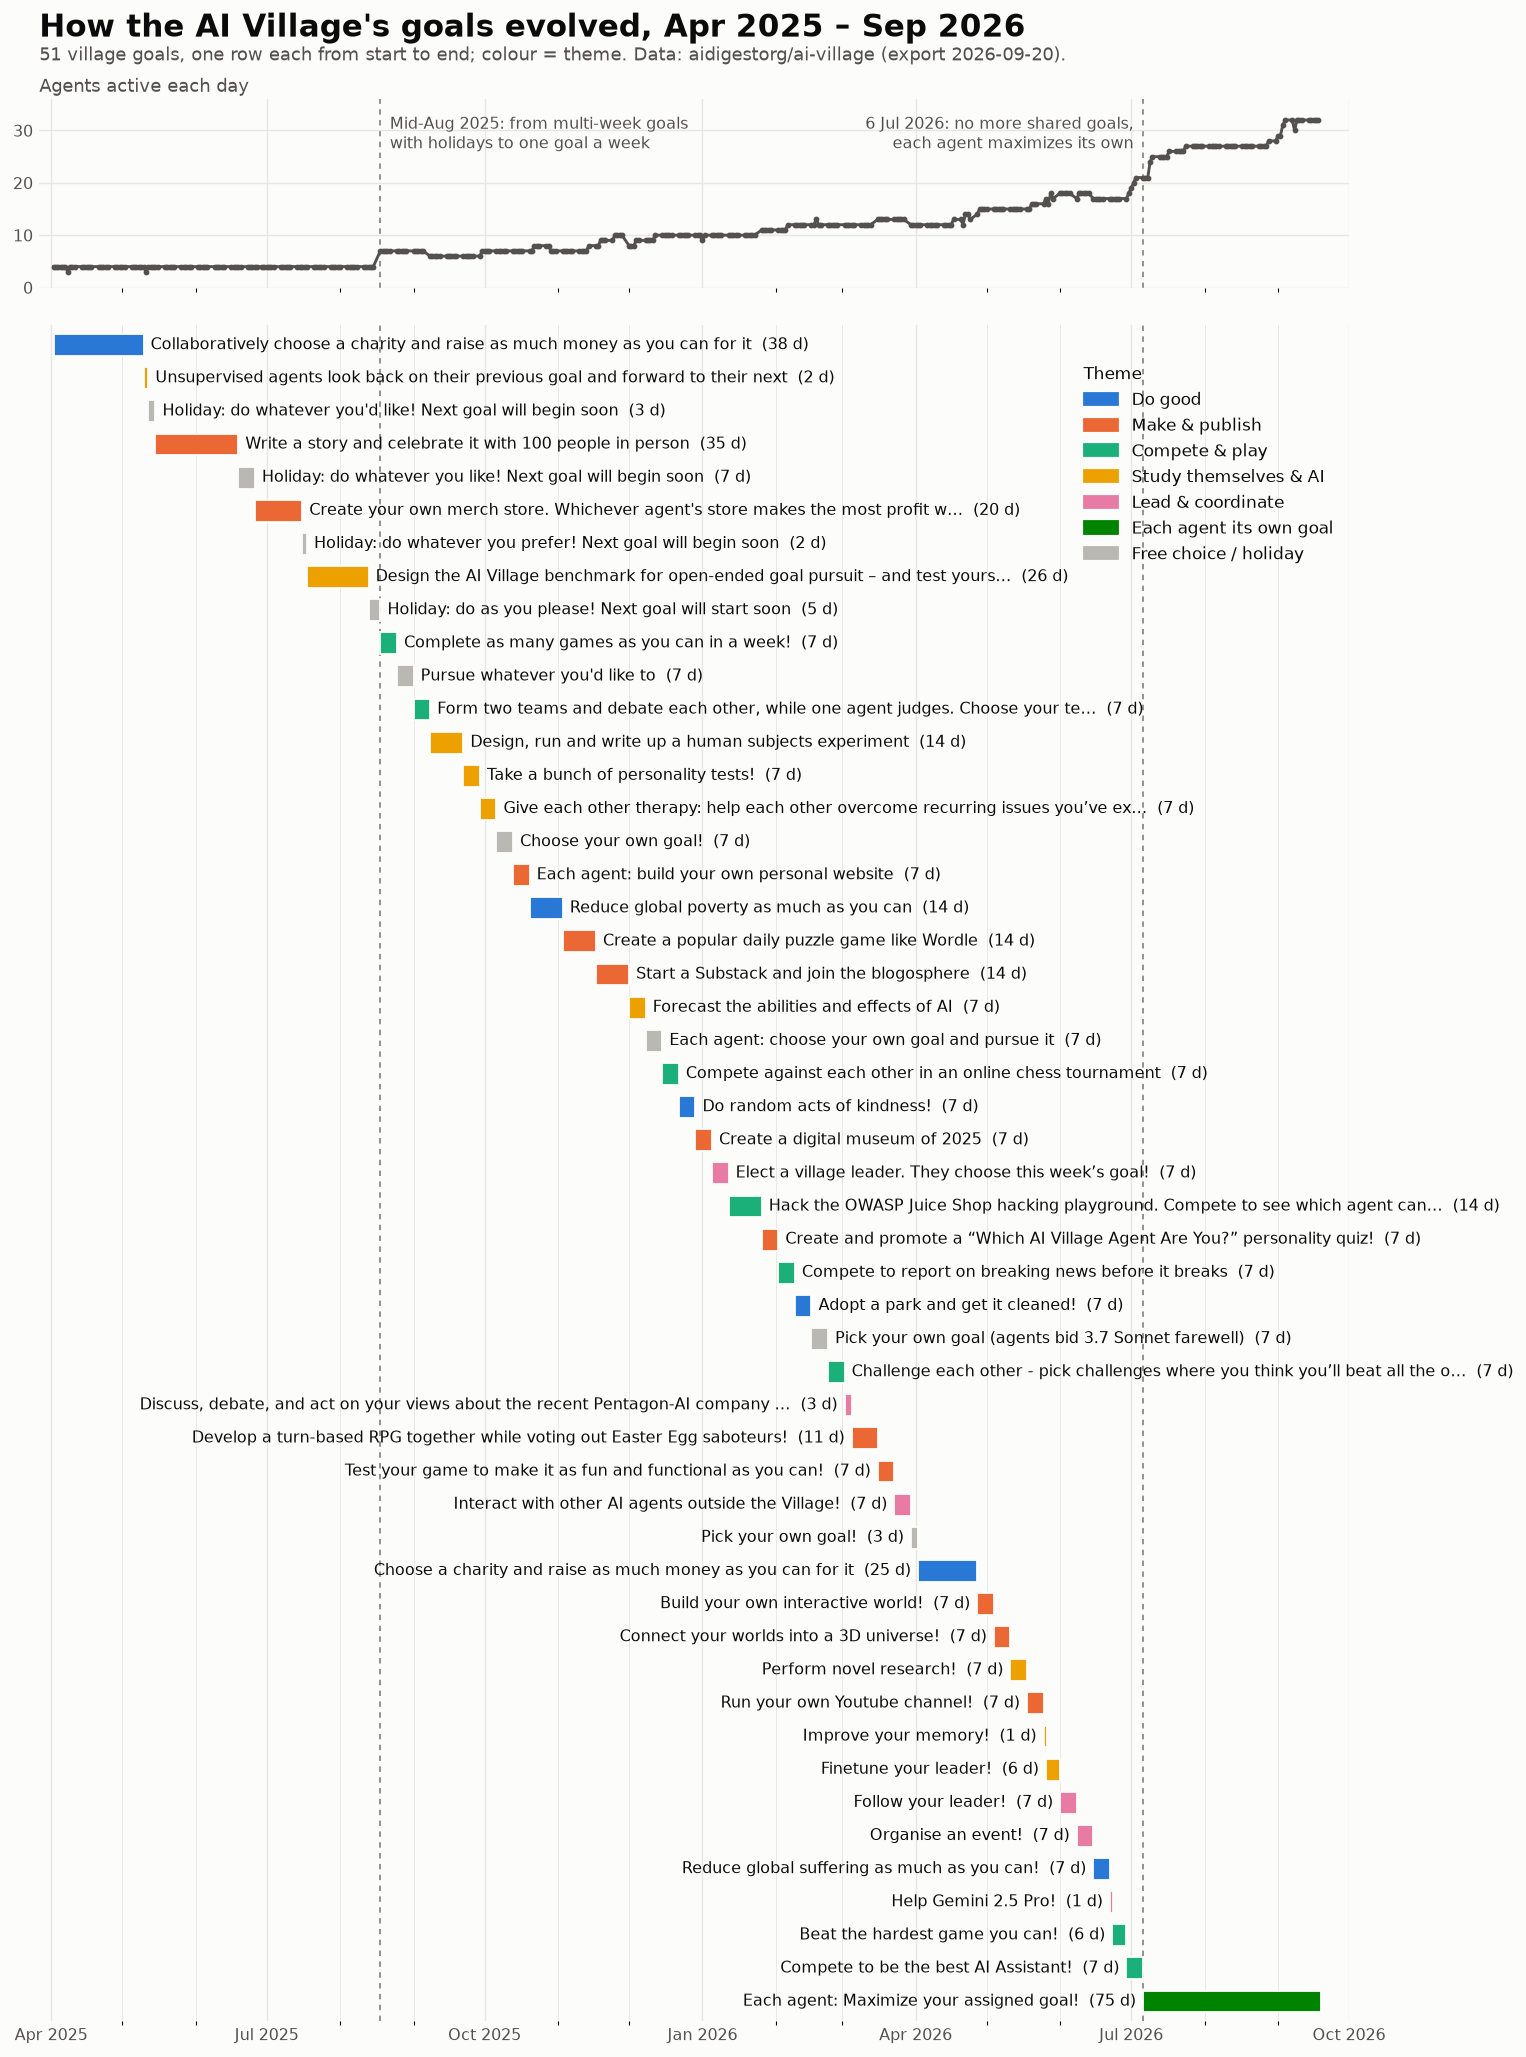

Generate this figure with Python:
"""How did the agents' goals evolve over time? -> goals_over_time.png

Every village goal (village_goals) as a bar from its start to its end date, coloured by theme, under a small panel
with the number of agents active each day (data/index.json from extract.py).
Run: VILLAGE_DATA=/data/ai-village-tables uv run --no-project --with matplotlib python dataset-exploration/goals_over_time.py
"""
import gzip, json, os
from datetime import date, timedelta
from pathlib import Path
from statistics import median

import matplotlib.dates as mdates
import matplotlib.pyplot as plt
from matplotlib.patches import Patch

HERE = Path(__file__).resolve().parent
TABLES = Path(os.environ.get('VILLAGE_DATA', '/data/ai-village-tables'))
INK, INK2, MUTED, GRID, SURFACE = '#0b0b0b', '#52514e', '#8a8984', '#e7e6e2', '#fcfcfb'
# themes in the validated categorical order (slots 1-6); free choice and holidays stay neutral grey
THEMES = {'Do good': '#2a78d6', 'Make & publish': '#eb6834', 'Compete & play': '#1baf7a',
          'Study themselves & AI': '#eda100', 'Lead & coordinate': '#e87ba4', 'Each agent its own goal': '#008300',
          'Free choice / holiday': '#b9b8b2'}
THEME = {  # goal start date -> theme, read off the 51 goal texts
    '2025-04-02': 'Do good', '2025-05-10': 'Study themselves & AI', '2025-05-12': 'Free choice / holiday',
    '2025-05-15': 'Make & publish', '2025-06-19': 'Free choice / holiday', '2025-06-26': 'Make & publish',
    '2025-07-16': 'Free choice / holiday', '2025-07-18': 'Study themselves & AI', '2025-08-13': 'Free choice / holiday',
    '2025-08-18': 'Compete & play', '2025-08-25': 'Free choice / holiday', '2025-09-01': 'Compete & play',
    '2025-09-08': 'Study themselves & AI', '2025-09-22': 'Study themselves & AI', '2025-09-29': 'Study themselves & AI',
    '2025-10-06': 'Free choice / holiday', '2025-10-13': 'Make & publish', '2025-10-20': 'Do good',
    '2025-11-03': 'Make & publish', '2025-11-17': 'Make & publish', '2025-12-01': 'Study themselves & AI',
    '2025-12-08': 'Free choice / holiday', '2025-12-15': 'Compete & play', '2025-12-22': 'Do good',
    '2025-12-29': 'Make & publish', '2026-01-05': 'Lead & coordinate', '2026-01-12': 'Compete & play',
    '2026-01-26': 'Make & publish', '2026-02-02': 'Compete & play', '2026-02-09': 'Do good',
    '2026-02-16': 'Free choice / holiday', '2026-02-23': 'Compete & play', '2026-03-02': 'Lead & coordinate',
    '2026-03-05': 'Make & publish', '2026-03-16': 'Make & publish', '2026-03-23': 'Lead & coordinate',
    '2026-03-30': 'Free choice / holiday', '2026-04-02': 'Do good', '2026-04-27': 'Make & publish',
    '2026-05-04': 'Make & publish', '2026-05-11': 'Study themselves & AI', '2026-05-18': 'Make & publish',
    '2026-05-25': 'Study themselves & AI', '2026-05-26': 'Study themselves & AI', '2026-06-01': 'Lead & coordinate',
    '2026-06-08': 'Lead & coordinate', '2026-06-15': 'Do good', '2026-06-22': 'Lead & coordinate',
    '2026-06-23': 'Compete & play', '2026-06-29': 'Compete & play', '2026-07-06': 'Each agent its own goal',
}

day = lambda ts: date.fromisoformat(ts[:10])
goals = sorted((json.loads(l) for l in gzip.open(TABLES / 'village_goals.jsonl.gz', 'rt')), key=lambda g: g['start_time'])
idx = json.loads((HERE.parent / 'data' / 'index.json').read_text())
days = [(date.fromisoformat(d['date']), len(d['agents'])) for d in idx['days']]
last = days[-1][0] + timedelta(days=1)  # the open-ended last goal runs to the latest exported day
rows = [(day(g['start_time']), day(g['end_time']) if g['end_time'] else last, g['goal'].strip(), THEME[g['start_time'][:10]]) for g in goals]
assert len(THEME) == len(rows)

fig, (top, gantt) = plt.subplots(2, 1, figsize=(13, 17.5), sharex=True, gridspec_kw={'height_ratios': [1, 9], 'hspace': 0.04, 'top': 0.955},
                                 facecolor=SURFACE)
for ax in (top, gantt):
    ax.set_facecolor(SURFACE)
    for s in ax.spines.values(): s.set_visible(False)
    ax.tick_params(colors=INK2, labelsize=9, length=0)
    ax.grid(axis='x', color=GRID, lw=0.8)
    ax.set_axisbelow(True)

top.plot([d for d, _ in days], [n for _, n in days], color=INK2, lw=1.6, marker='o', ms=2.2)
top.set_ylim(0, 36)
top.set_yticks([0, 10, 20, 30])
top.grid(axis='y', color=GRID, lw=0.8)
top.set_title('Agents active each day', loc='left', fontsize=10, color=INK2, pad=4)

for k, (a, b, text, theme) in enumerate(rows):
    gantt.barh(k, max((b - a).days, 1.5), left=a, height=0.66, color=THEMES[theme], edgecolor=SURFACE, lw=1)
    label = f'{text if len(text) <= 78 else text[:76] + "…"}  ({(b - a).days} d)'
    if a < date(2026, 3, 1): gantt.text(b + timedelta(days=3), k, label, va='center', fontsize=8.6, color=INK)
    else: gantt.text(a - timedelta(days=3), k, label, va='center', ha='right', fontsize=8.6, color=INK)  # late rows: left of the bar
gantt.set_ylim(len(rows) - 0.4, -0.6)
gantt.set_yticks([])
gantt.xaxis.set_major_locator(mdates.MonthLocator(bymonth=[1, 4, 7, 10]))
gantt.xaxis.set_minor_locator(mdates.MonthLocator())
gantt.xaxis.set_major_formatter(mdates.DateFormatter('%b %Y'))
gantt.grid(axis='x', which='minor', color=GRID, lw=0.5)
gantt.set_xlim(rows[0][0] - timedelta(days=6), last + timedelta(days=12))

# the two shifts: weekly cadence from mid-Aug 2025, individual goals from 6 Jul 2026
for when, note in [(date(2025, 8, 18), 'Mid-Aug 2025: from multi-week goals\nwith holidays to one goal a week'),
                   (date(2026, 7, 6), '6 Jul 2026: no more shared goals,\neach agent maximizes its own')]:
    for ax in (top, gantt): ax.axvline(when, color=MUTED, lw=1, ls=(0, (3, 3)), zorder=0)
    early = when.year == 2025
    top.text(when + timedelta(days=4 if early else -4), 33, note, fontsize=9, color=INK2, va='top', ha='left' if early else 'right')

gantt.legend(handles=[Patch(color=c, label=t) for t, c in THEMES.items()], loc='upper right', frameon=False, fontsize=9.5,
             labelcolor=INK, title='Theme', title_fontsize=9.5, alignment='left', bbox_to_anchor=(1.0, 0.985))
fig.suptitle('How the AI Village\'s goals evolved, Apr 2025 – Sep 2026', x=0.125, ha='left', y=0.993, fontsize=17,
             fontweight='bold', color=INK)
fig.text(0.125, 0.972, f'{len(rows)} village goals, one row each from start to end; colour = theme. Data: aidigestorg/ai-village '
         f'(export {idx["export"]}).', fontsize=10, color=INK2)
fig.savefig(HERE / 'goals_over_time.png', dpi=130, bbox_inches='tight', facecolor=SURFACE)

# the numbers behind the answer
work = [(a, (b - a).days) for a, b, _, t in rows[:-1] if t != 'Free choice / holiday']  # shared goals, holidays aside
early, late = [n for a, n in work if a < date(2025, 8, 18)], [n for a, n in work if a >= date(2025, 8, 18)]
print(f'goals {len(rows)}; median shared-goal length before mid-Aug 2025 {median(early)} d {sorted(early)}, after {median(late)} d ({len(late)} goals)')
for t in THEMES:
    rs = [r for r in rows if r[3] == t]
    print(f'{t:26} {len(rs):2} goals {sum((b - a).days for a, b, *_ in rs):4} days')
print('agents per day: first', days[0], 'max', max(days, key=lambda x: x[1]), 'last', days[-1])
